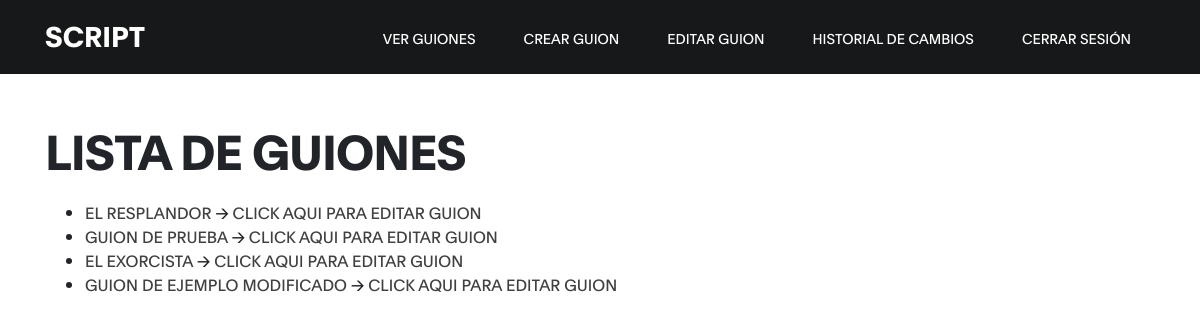
Screenshot of /lista_guiones/ (signed in) with the database file from the repository.
### base/models.py (models this page shows, shortened)
class Guion(models.Model):
    titulo = models.CharField(max_length=200)
    genero = models.CharField(max_length=100)
    ubicacion_actores = models.TextField()
    pose_actores = models.ForeignKey(Pose, on_delete=models.CASCADE)
    dialogos = models.TextField()
    fecha_creacion = models.DateTimeField(auto_now_add=True)
    fecha_modificacion = models.DateTimeField(auto_now=True)

### base/views.py (the view)
# urls.py: path("lista_guiones/", views.lista_guiones, name="lista_guiones"),
def lista_guiones(request):
    if request.session.get("role") != "guionista":
        raise PermissionDenied()
    guiones = Guion.objects.all()
    return render(request, "lista_guiones.html", {"guiones": guiones})

### base/templates/lista_guiones.html (shortened to what this page needs)
<!DOCTYPE html>
<html lang="en">
<head>
     {% load static %}
    <link rel="stylesheet" href="{% static 'css/bootstrap.min.css' %}">
    <link rel="stylesheet" href="{% static 'css/font-awesome.min.css' %}">
    <link rel="stylesheet" href="{% static 'css/aos.css' %}">
    <link rel="stylesheet" href="{% static 'css/tmplt-style.css' %}">
     <link rel="stylesheet" href="{% static 'css/bootstrap.min.css' %}">
     <link rel="stylesheet" href="{% static 'css/font-awesome.min.css' %}">
     <link rel="stylesheet" href="{% static 'css/aos.css' %}">
     <link rel="stylesheet" href="{% static 'css/tmplt-style.css' %}">
</head>
<body  data-target="#navbarNav" data-offset="50">
    <nav class="navbar navbar-expand-lg fixed-top">
        <div class="container">
            <a class="navbar-brand" href="{% url 'dashboard' %}" class="nav-link">SCRIPT</a>
            <div class="collapse navbar-collapse" id="navbarNav">
                <ul class="navbar-nav ml-lg-auto">
                    <li class="nav-item">
                        <a href="{% url 'ver_guiones' %}" class="nav-link">Ver guiones</a>
                    </li>
                    <li class="nav-item">
                        <a href="{% url 'crear_guion' %}" class="nav-link">Crear guion</a>
                    </li>
                    <li class="nav-item">
                        <a href="{% url 'lista_guiones' %}" class="nav-link">Editar guion</a>
                    </li>
                    <li class="nav-item">
                        <a href="{% url 'lista_guion_historial' %}" class="nav-link">Historial de cambios</a>
                    </li>
                    <li class="nav-item">
                        <a href="{% url 'logout' %}" class="nav-link">Cerrar sesión</a>
                    </li>
                </ul>
            </div>
        </div>
    </nav>
    <div class="container mt-5 pt-5">
      <h1>Lista de Guiones</h1>
      <ul>
        {% for guion in guiones %}
        <li>
          <a href="{% url 'detalles_guion' guion.id %}">{{ guion.titulo }}</a>
            <span> -> </span>
          <a href="{% url 'editar_guion' guion.id %}">CLICK AQUI PARA EDITAR GUION</a>
        </li>
        {% endfor %}
      </ul>
    </div>
</body>
</html>

### base/static/css/tmplt-style.css (style rules this page uses)
:root { --primary-color: #f13a11; --white-color: #ffffff; --dark-color: #171819; --about-bg-color: #f9f9f9; --gray-color: #909090; --link-color: #404040; --p-color: #666262; --base-font-family: 'Plain', sans-serif; --font-weight-bold: bold; --font-weight-normal: normal; --font-weight-light: 300; --font-weight-thin: 100; --h1-font-size: 48px; --h2-font-size: 36px; --h3-font-size: 28px; --h4-font-size: 24px; --h5-font-size: 22px; --h6-font-size: 22px; --p-font-size: 18px; --base-font-size: 16px; --menu-font-size: 14px; --border-radius-large: 100%; --border-radius-small: 2px; }
body { background: var(--white-color); font-family: var(--base-font-family); }
h1,h2,h3,h4,h5,h6 { font-weight: var(--font-weight-thin); line-height: normal; }
h1 { font-size: var(--h1-font-size); font-weight: var(--font-weight-bold); letter-spacing: -1px; text-transform: uppercase; margin: 20px 0; }
* { -webkit-box-sizing: border-box; -moz-box-sizing: border-box; box-sizing: border-box; }
*::before, *::after { -webkit-box-sizing: border-box; -moz-box-sizing: border-box; box-sizing: border-box; }
a { color: var(--link-color); font-weight: normal; text-decoration: none; transition: all 0.3s ease; }
.navbar { background: var(--dark-color); padding: 1rem; }
.navbar-expand-lg .navbar-nav .nav-link { padding-right: 1.5rem; padding-left: 1.5rem; }
.navbar-brand { color: var(--white-color); font-size: var(--h3-font-size); font-weight: var(--font-weight-bold); line-height: normal; padding-top: 0; }
.nav-item .nav-link { display: block; color: var(--white-color); font-size: var(--menu-font-size); font-weight: var(--font-weight-normal); text-transform: uppercase; padding: 2px 6px; }

### rows the page displays
Guion: titulo "EL RESPLANDOR"
Guion: titulo "GUION DE PRUEBA"
Guion: titulo "EL EXORCISTA"
Guion: titulo "GUION DE EJEMPLO MODIFICADO"
